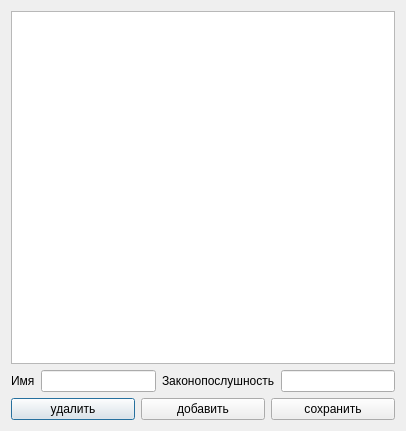
<?xml version="1.0" encoding="UTF-8"?>
<ui version="4.0">
 <class>driversedit</class>
 <widget class="QDialog" name="driversedit">
  <property name="geometry">
   <rect>
    <x>0</x>
    <y>0</y>
    <width>406</width>
    <height>431</height>
   </rect>
  </property>
  <property name="windowTitle">
   <string>Водители</string>
  </property>
  <layout class="QVBoxLayout" name="verticalLayout">
   <item>
    <widget class="QTableView" name="tableView">
     <attribute name="horizontalHeaderDefaultSectionSize">
      <number>150</number>
     </attribute>
    </widget>
   </item>
   <item>
    <layout class="QHBoxLayout" name="horizontalLayout">
     <item>
      <widget class="QLabel" name="label">
       <property name="text">
        <string>Имя</string>
       </property>
      </widget>
     </item>
     <item>
      <widget class="QLineEdit" name="lineEdit"/>
     </item>
     <item>
      <widget class="QLabel" name="label_2">
       <property name="text">
        <string>Законопослушность</string>
       </property>
      </widget>
     </item>
     <item>
      <widget class="QLineEdit" name="lineEdit_2"/>
     </item>
    </layout>
   </item>
   <item>
    <layout class="QHBoxLayout" name="horizontalLayout_2">
     <item>
      <widget class="QPushButton" name="pushButton_3">
       <property name="text">
        <string>удалить</string>
       </property>
      </widget>
     </item>
     <item>
      <widget class="QPushButton" name="pushButton_2">
       <property name="text">
        <string>добавить</string>
       </property>
      </widget>
     </item>
     <item>
      <widget class="QPushButton" name="pushButton">
       <property name="text">
        <string>сохранить</string>
       </property>
      </widget>
     </item>
    </layout>
   </item>
  </layout>
 </widget>
 <resources/>
 <connections/>
</ui>
